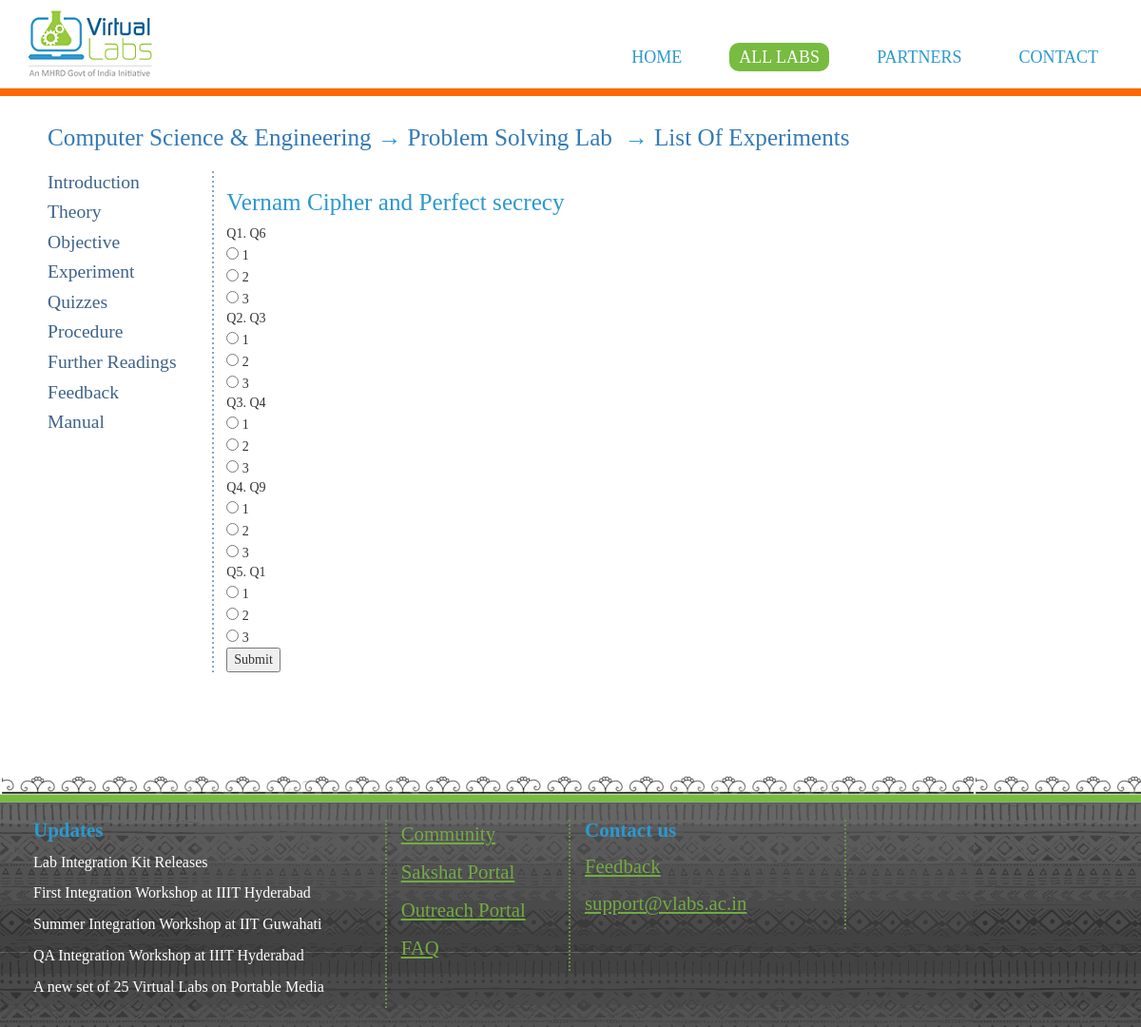
The page /Quizzes.html on the database its author committed.
### app.py (models this page shows, shortened)
class Questionclass(quiz.Model):
    id = quiz.Column(quiz.Integer, primary_key=True)
    Question = quiz.Column(quiz.String)
    Option1 = quiz.Column(quiz.String)
    Option2 = quiz.Column(quiz.String)
    Option3 = quiz.Column(quiz.String)
    Answer = quiz.Column(quiz.String)

### app.py (the view)
@app.route('/Quizzes.html', methods=['POST', 'GET'])
def Quizzes():
    quiz.create_all()
    allUsers=Questionclass.query.all()
    global arr
    arr=random.sample(range(0, 9), 5)
    return render_template('Quizzes.html', Question1=allUsers[arr[0]],Question2=allUsers[arr[1]],Question3=allUsers[arr[2]],Question4=allUsers[arr[3]],Question5=allUsers[arr[4]])

### templates/Quizzes.html (shortened to what this page needs)
{% extends "index.html" %}
{% block content %}
<div>
	<form id="Q-1">
	Q1. {{ Question1.Question }}
<br/>	<input type="radio" name="Q1" value="1"> {{ Question1.Option1 }}
<br/>	<input type="radio" name="Q1" value="2"> {{ Question1.Option2 }}
<br/>	<input type="radio" name="Q1" value="3"> {{ Question1.Option3 }}
	</form>
</div>
<div>
	<form id="Q-2">
	Q2. {{ Question2.Question }}
<br/>	<input type="radio" name="Q2" value="1"> {{ Question2.Option1 }}
<br/>	<input type="radio" name="Q2" value="2"> {{ Question2.Option2 }}
<br/>	<input type="radio" name="Q2" value="3"> {{ Question2.Option3 }}
	</form>
</div>
<div>
	<form id="Q-3">
	Q3. {{ Question3.Question }}
<br/>	<input type="radio" name="Q3" value="1"> {{ Question3.Option1 }}
<br/>	<input type="radio" name="Q3" value="2"> {{ Question3.Option2 }}
<br/>	<input type="radio" name="Q3" value="3"> {{ Question3.Option3 }}
	</form>
</div>
<div>
	<form id="Q-4">
	Q4. {{ Question4.Question }}
<br/>	<input type="radio" name="Q4" value="1"> {{ Question4.Option1 }}
<br/>	<input type="radio" name="Q4" value="2"> {{ Question4.Option2 }}
<br/>	<input type="radio" name="Q4" value="3"> {{ Question4.Option3 }}
	</form>
</div>
<div>
	<form id="Q-5">
	Q5. {{ Question5.Question }}
<br/>	<input type="radio" name="Q5" value="1"> {{ Question5.Option1 }}
<br/>	<input type="radio" name="Q5" value="2"> {{ Question5.Option2 }}
<br/>	<input type="radio" name="Q5" value="3"> {{ Question5.Option3 }}
	</form>
	<button   id="Submit" >Submit</button>
</div>
{% endblock content %}

### templates/index.html (shortened to what this page needs)
<!DOCTYPE html>
<html lang="en">
<head>
	<link href="{{ url_for('static', filename='css/bootstrap.min.css') }}" rel="stylesheet">
	<link rel="stylesheet" href="{{ url_for('static', filename='vendors/owl-carousel/owl.carousel.css') }}">
	<link rel="stylesheet" href="{{ url_for('static' ,filename='vendors/owl-carousel/owl.theme.css') }}">
	<link rel="stylesheet" href="{{ url_for('static', filename='vendors/font-awesome/css/font-awesome.css') }}">
	<link href="{{ url_for('static', filename='css/style.css') }}" rel="stylesheet">
</head>
<body id="page-top" class="index">
<div id="top">
	<header>
		<nav class="navbar navbar-default " style="background-color: white !important; margin-bottom: 0px !important;">
				<div class="container-fluid">
					<div class="navbar-header page-scroll">
						<a class="navbar-brand main-logo-a" href="http://vlab.co.in/"><img src="{{ url_for('static', filename='images/logo-new.png') }}" class="img-responsive main-logo" /></a>
					</div>
					<div class="collapse navbar-collapse menu-div" id="bs-example-navbar-collapse-1" style="border: 0px;">
						<ul class="nav navbar-nav navbar-right menu-ul">
							<li class="page-scroll menu-li " >
								<a href="http://vlab.co.in/" class="menu-a" >HOME</a>
							</li>
							<li class="page-scroll menu-li menu-li-active">
								<a href="http://vlab.co.in/"  class="menu-a menu-a-active" >ALL LABS</a>
							</li>
							<li class="page-scroll menu-li " >
								<a href="http://vlab.co.in/participating-institutes" class="menu-a" >PARTNERS</a>
							</li><li class="page-scroll menu-li " >
								<a href="http://vlab.co.in/contact-us" class="menu-a" >CONTACT</a>
							</li>
						</ul>
					</div>
				</div>
		</nav>
	</header>
	<div id="content">
			<div class="container-fluid" >
				<div class="row">
					<hr style="background:#ff6600 !important;  height: 8px; margin-top: 0px;">
				</div>
			</div>
			<div class="container-fluid"  style="margin-left: 35px; margin-right: 35px;">
				<h2 class="text-h2-lightblue" style=" margin-bottom: 20px; margin-top: 10px; ">
					<a href="http://www.vlab.co.in/broad-area-computer-science-and-engineering" 		class="sidebar-a" >Computer Science & Engineering
					</a> &rarr;
					<a href="http://ps-iiith.vlabs.ac.in/" class="sidebar-a" >Problem Solving Lab
					</a>&nbsp&rarr;
					<a href="http://ps-iiith.vlabs.ac.in/List%20of%20experiments.html?domain=Computer%20Science" class="sidebar-a" >List Of Experiments
					</a><br/>
				</h2>
				<div class="row">
					<div class="col-md-2 sidebar-col-2">
							<a href="{{ url_for('Introduction') }}" class="sidebar-a" >
								<h3 class="text-h3-darkblue" style="margin-top: 2px;">Introduction
								</h3>
							</a>
							<a href="{{ url_for('Theory') }}" class="sidebar-a" >
								<h3 class="text-h3-darkblue" style="margin-top: 2px;">
								Theory
								</h3>
							</a>
							<a href="{{ url_for('Objective') }}" class="sidebar-a" >
								<h3 class="text-h3-darkblue" style="margin-top: 2px;">Objective</h3>
							</a>
							<a href="{{ url_for('Experiment') }}" class="sidebar-a" >
								<h3 class="text-h3-darkblue" style="margin-top: 2px;">Experiment</h3>
							</a>
							<a href="{{ url_for('Quizzes') }}" class="sidebar-a" >
								<h3 class="text-h3-darkblue" style="margin-top: 2px;">Quizzes
								</h3>
							</a>
							<a href="{{ url_for('Procedure') }}" class="sidebar-a" >
								<h3 class="text-h3-darkblue" style="margin-top: 2px;">Procedure</h3>
							</a>
							<a href="{{ url_for('Further') }}" class="sidebar-a" >
								<h3 class="text-h3-darkblue" style="margin-top: 2px;">Further Readings
								</h3>
							</a>
							<a href="{{ url_for('Feedback') }}" class="sidebar-a" >
								<h3 class="text-h3-darkblue" style="margin-top: 2px;">Feedback
								</h3>
							</a>
							<a href="{{ url_for('Manual') }}" class="sidebar-a" >
								<h3 class="text-h3-darkblue" style="margin-top: 2px;">Manual
								</h3>
							</a>
					</div>
					<div class="col-md-10 lab-list-col-10">
						<h1 class="text-h2-lightblue">Vernam Cipher and Perfect secrecy</h1>
						{% block content %}{% endblock %}
					</div>
				</div>
	</div>
	<footer>
		<div class="container-fluid footer-div" style="background: url('../static/images/footer.png'); margin-top: 80px;  padding: 20px;">
			<div class="col-md-4 border-right-green-dotted" >
				<h2 class="text-h2-lightblue-small" style="font-weight: bold;margin-top: 0px;">Updates</h2>
				<p><a href="http://community.virtual-labs.ac.in/w/index.php/Download" class="text-normal-gray-small nounderline" style="color: white" > Lab Integration Kit Releases</a></p>
				<p><a href="http://community.virtual-labs.ac.in/w/index.php/First_Integration_workshop" class="text-normal-gray-small nounderline" style="color: white" >First Integration Workshop at IIIT Hyderabad</a></p>
				<p><a href="http://community.virtual-labs.ac.in/w/index.php/Summer_Sprint_Integration_workshop" class="text-normal-gray-small nounderline" style="color: white" > Summer Integration Workshop at IIT Guwahati</a></p>
				<p><a href="http://community.virtual-labs.ac.in/w/index.php/QA/Integration_workshop" class="text-normal-gray-small nounderline" style="color: white" > QA Integration Workshop at IIIT Hyderabad</a></p>
				<p><a href="http://community.virtual-labs.ac.in/w/index.php/A_new_set_of_25_Virtual_Labs_on_Portable_Media" class="text-normal-gray-small nounderline" style="color: white" > A new set of 25 Virtual Labs on Portable Media</a></p>
			</div>
			<div class="col-md-2 border-right-green-dotted" >
				<p><a href="http://community.virtual-labs.ac.in/w/index.php/Main_Page" class="text-a-lightgreen" style="text-decoration: underline;" >Community</a></p>
				<p><a href="http://www.sakshat.ac.in/" class="text-a-lightgreen" style="text-decoration: underline;" > Sakshat Portal</a></p>
				<p><a href="https://outreach.vlabs.ac.in/" class="text-a-lightgreen" style="text-decoration: underline;" > Outreach Portal</a></p>
				<p><a href="http://vlab.co.in/faq" class="text-a-lightgreen" style="text-decoration: underline;" > FAQ</a></p>
			</div>
			<div class="col-md-3 border-right-green-dotted" id="contact" >
				<h2 class="text-h2-lightblue-small" style="font-weight: bold;margin-top: 0px;"> Contact us</h2>
				<p><a href="http://vlab.co.in/feedback.php" class="text-a-lightgreen" style="text-decoration: underline;" > Feedback</a></p>
				<p><a class="text-a-lightgreen"style="text-decoration: underline;" href="mailto:support@vlabs.ac.in">support@vlabs.ac.in</a></p>
			</div>
		</div>
	</footer>
</div>
</body>
</html>

### static/css/style.css (style rules this page uses)
body { font-family:Calibri !important; }
p { font-size: 16px; }
a, a:hover, a:focus, a:active, a.active { outline: 0; }
.navbar-default, .navbar-inverse { border: 0; }
.main-logo-a { height: auto; overflow: visible; margin-left: 0px !important; padding-bottom: 10px !important; padding-top: 10px !important; }
.menu-a { font-size: 18px !important; font-family: Calibri !important; color: #2C99CD !important; padding-left: 10px !important; padding-bottom: 5px !important; padding-top: 5px !important; padding-right: 10px !important; }
.menu-a-active { color: white !important; }
.menu-li { border-radius: 10px; margin-left: 20px; margin-right: 20px; }
.menu-li-active { background-color: #77BB41; }
.menu-ul { margin-top: 45px; }
.border-right-green-dotted { border-right: 2px dotted; margin-top: 30px; border-right-color: #678f48; min-height: 115px; }
.text-h2-lightblue { color: #2C99CE; font-size: 1.8em; }
.text-a-lightgreen { color: #72AB44; font-size: 1.3em; text-decoration: underline; }
.text-h2-lightblue-small { color: #2C99CE; font-size: 1.5em; }
.text-h3-darkblue { color: #3e6389; font-size: 1.4em; }
.text-normal-gray-small { color: #888; font-size: 16px; }
.nounderline { text-decoration: none; }
.lab-list-col-10 { background: url("../images/devider-blue-v-o.png") repeat-y; background-position: left top; margin-bottom: 25px; }

### rows shown on the page
Questionclass: Question "Q6", Option1 "1", Option2 "2", Option3 "3"
Questionclass: Question "Q3", Option1 "1", Option2 "2", Option3 "3"
Questionclass: Question "Q4", Option1 "1", Option2 "2", Option3 "3"
Questionclass: Question "Q9", Option1 "1", Option2 "2", Option3 "3"
Questionclass: Question "Q1", Option1 "1", Option2 "2", Option3 "3"
